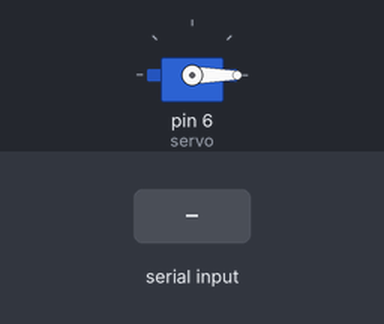
Simulated run of this sketch. Board: Arduino Uno, built with avr-gcc and run on an emulated ATmega328P. Parts: servo. Inputs (shaded band) come from the test bench.

Above: at 1.2 s.
1.3 s: "90,45\n" received over Serial
At 3.0 s:
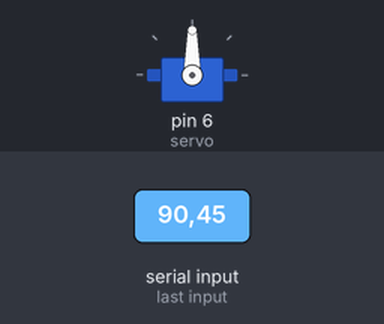
3.8 s: "30,150\n" received over Serial
At 6.0 s:
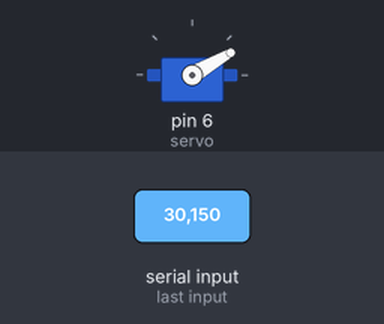
6.3 s: "200\n" received over Serial
At 7.9 s:
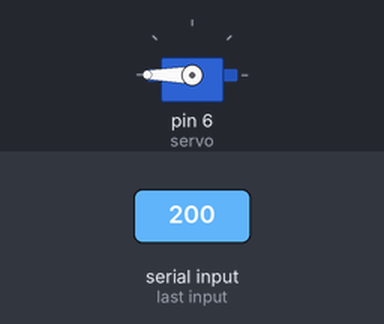
8.8 s: "90\n" received over Serial
At 11.0 s:
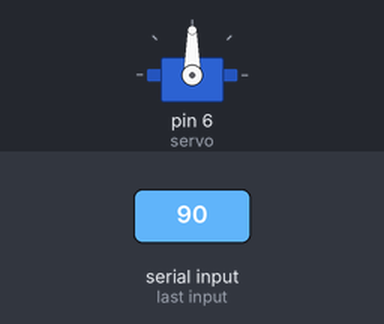
Timing chart, 0 to 12.3 s (numbered marks = the images above; inputs shaded):
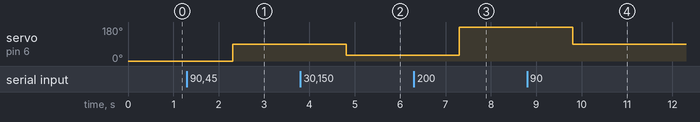

The sketch:

sketch_dec28d.ino
```cpp
//소켓통신(3) + 서버모트

#include <Servo.h>
Servo servo;

void setup() {
Serial.begin(9600);
servo.attach(6); //6번핀
servo.write(0);
}

void loop() {}

void serialEvent(){
  byte data[1024]={0,};
   Serial.readBytes(data,sizeof(data)-1);
   int motor =atoi(data);
   servo.write(motor);
}
```

Measured:
- after the input at 1.3 s, servo on pin 6 (servo): 0° → 90° after 1.0 s
- after the input at 3.8 s, servo on pin 6 (servo): 90° → 30° after 1.0 s
- after the input at 6.3 s, servo on pin 6 (servo): 30° → 180° after 1.0 s
- after the input at 8.8 s, servo on pin 6 (servo): 180° → 90° after 1.0 s
